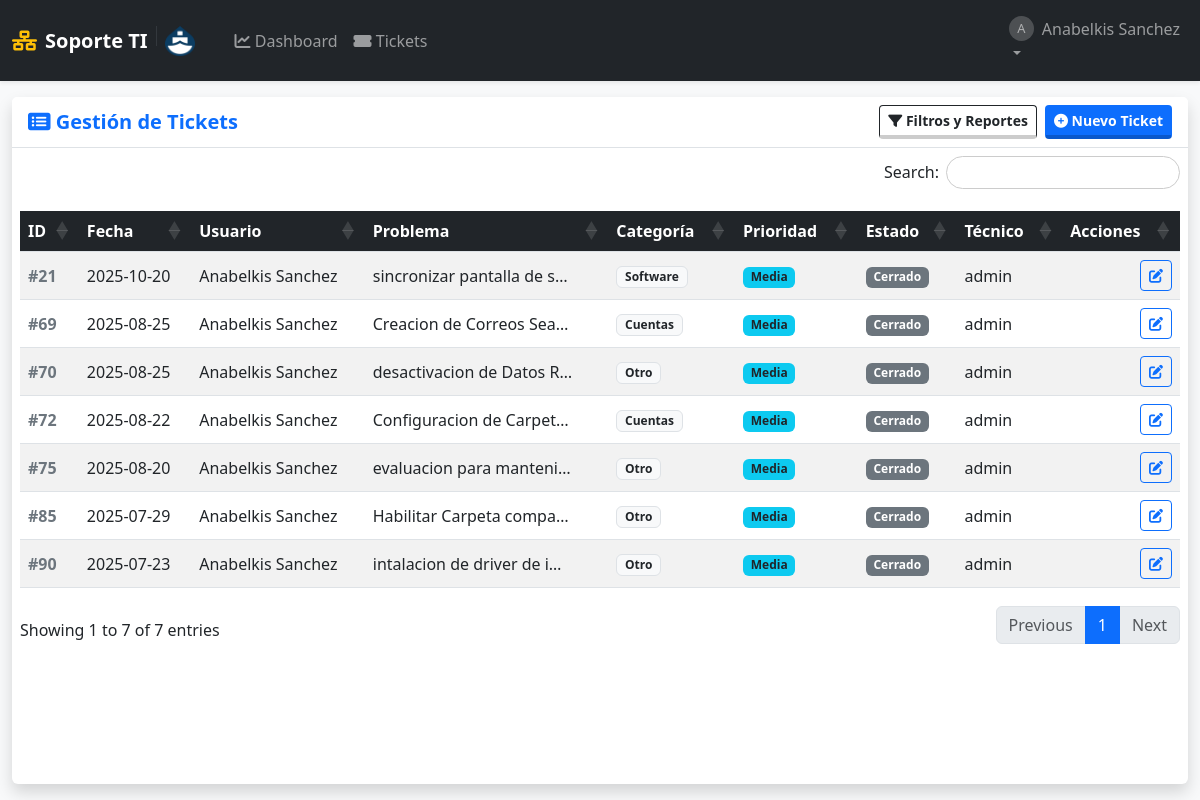
The page /soportes (signed in) on the database as committed earlier.
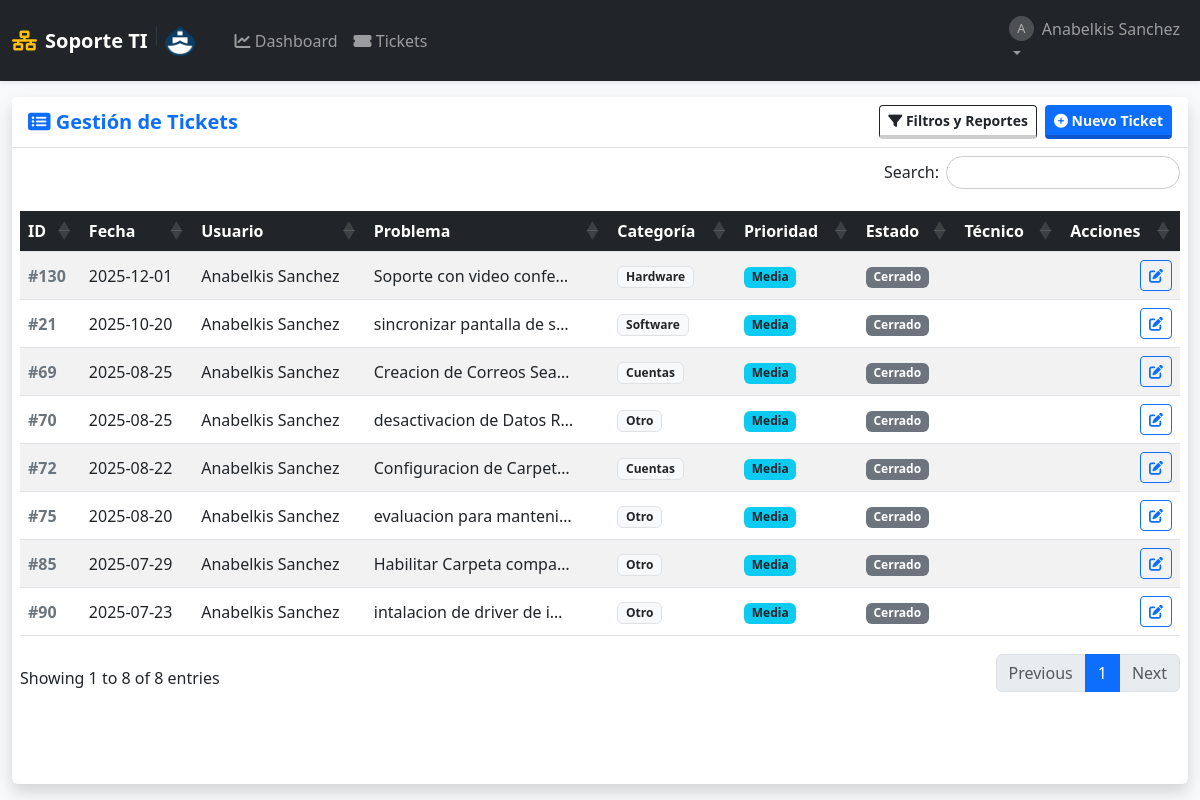
The same page on the database as committed later.
### tables this page shows
CREATE TABLE usuarios (
            id INTEGER PRIMARY KEY AUTOINCREMENT,
            username TEXT UNIQUE NOT NULL,
            email TEXT UNIQUE,
            password_hash TEXT NOT NULL,
            role TEXT NOT NULL DEFAULT 'user' CHECK(role IN ('admin', 'user', 'tecnico')),
            departamento TEXT,
            fecha_creacion TIMESTAMP DEFAULT CURRENT_TIMESTAMP
        );

CREATE TABLE soportes (
            id INTEGER PRIMARY KEY AUTOINCREMENT,
            fecha_creacion TIMESTAMP DEFAULT CURRENT_TIMESTAMP,
            
            usuario_id INTEGER NOT NULL,  -- Quién reporta
            tecnico_id INTEGER,           -- Quién atiende
            equipo_id INTEGER,            -- Equipo afectado (opcional)
            
            problema TEXT NOT NULL,
            descripcion_detallada TEXT,
            
            estado TEXT NOT NULL DEFAULT 'Abierto',
            prioridad TEXT NOT NULL DEFAULT 'Media',
            categoria TEXT NOT NULL DEFAULT 'Otro',
            
            solucion TEXT,
            fecha_inicio DATE,
            fecha_finalizacion DATE,
            
            FOREIGN KEY (usuario_id) REFERENCES usuarios (id) ON DELETE CASCADE,
            FOREIGN KEY (tecnico_id) REFERENCES usuarios (id) ON DELETE SET NULL,
            FOREIGN KEY (equipo_id) REFERENCES equipos (id) ON DELETE SET NULL
        );

### app.py (the view)
@app.route('/soportes')
@login_required
def lista_soportes():
    db = get_db()
    f_inicio = request.args.get('fecha_inicio')
    f_fin = request.args.get('fecha_fin')
    f_categoria = request.args.get('categoria')
    f_prioridad = request.args.get('prioridad')
    f_estado = request.args.get('estado')
    f_tecnico = request.args.get('tecnico_id')
    query = """
        SELECT s.*, u.username as nombre_usuario, t.username as nombre_tecnico
        FROM soportes s
        JOIN usuarios u ON s.usuario_id = u.id
        LEFT JOIN usuarios t ON s.tecnico_id = t.id
        WHERE 1=1
    """
    params = []
    if session['role'] == 'user':
        query += " AND s.usuario_id = ?"
        params.append(session['user_id'])
    if f_inicio and f_fin:
        query += " AND date(s.fecha_creacion) BETWEEN ? AND ?"
        params.extend([f_inicio, f_fin])
    if f_categoria and f_categoria != 'Todos':
        query += " AND s.categoria = ?"
        params.append(f_categoria)
    if f_prioridad and f_prioridad != 'Todos':
        query += " AND s.prioridad = ?"
        params.append(f_prioridad)
    if f_estado and f_estado != 'Todos':
        query += " AND s.estado = ?"
        params.append(f_estado)
    if f_tecnico and f_tecnico != 'Todos':
        query += " AND s.tecnico_id = ?"
        params.append(f_tecnico)
    query += """ ORDER BY CASE WHEN s.estado IN ('Abierto', 'En Proceso') THEN 0 ELSE 1 END ASC, s.fecha_creacion DESC """
    tickets = db.execute(query, params).fetchall()
    tecnicos = db.execute("SELECT id, username FROM usuarios WHERE role IN ('admin', 'tecnico')").fetchall()
    return render_template('lista_soportes.html', soportes=tickets, tecnicos=tecnicos, categorias=CATEGORIAS, prioridades=PRIORIDADES, estados=ESTADOS)

### app.py (called while the page is built)
def get_db():
    if 'db' not in g:
        g.db = sqlite3.connect(app.config['DB_FILE'])
        g.db.row_factory = sqlite3.Row
        g.db.execute("PRAGMA foreign_keys = ON")
    return g.db

def login_required(f):
    @wraps(f)
    def decorated_function(*args, **kwargs):
        if 'user_id' not in session:
            flash('Por favor, inicia sesión.', 'warning')
            return redirect(url_for('login'))
        return f(*args, **kwargs)
    return decorated_function

### templates/lista_soportes.html (shortened to what this page needs)
{% extends "layout.html" %}
{% block content %}
<div class="card shadow h-100 border-0">
    <div class="card-header bg-white py-2 border-bottom d-flex justify-content-between align-items-center">
        <h5 class="mb-0 text-primary fw-bold"><i class="fas fa-list-alt"></i> Gestión de Tickets</h5>
        <div class="d-flex gap-2">
            <button class="btn btn-outline-dark btn-sm" type="button" data-bs-toggle="collapse" data-bs-target="#panelFiltros">
                <i class="fas fa-filter"></i> Filtros y Reportes
            </button>
            <a href="{{ url_for('agregar') }}" class="btn btn-primary btn-sm">
                <i class="fas fa-plus-circle"></i> Nuevo Ticket
            </a>
        </div>
    </div>
    <div class="card-body p-2">
        <table class="table table-striped table-hover tabla-enterprise w-100 align-middle">
            <thead>
                <tr>
                    <th>ID</th>
                    <th>Fecha</th>
                    <th>Usuario</th>
                    <th>Problema</th>
                    <th>Categoría</th>
                    <th>Prioridad</th>
                    <th>Estado</th>
                    <th>Técnico</th>
                    <th>Acciones</th>
                </tr>
            </thead>
            <tbody>
                {% for soporte in soportes %}
                <tr>
                    <td class="fw-bold text-secondary">#{{ soporte.id }}</td>
                    <td data-order="{{ soporte.fecha_creacion }}">
                        {{ soporte.fecha_creacion[:10] }}
                    </td>
                    <td>{{ soporte.nombre_usuario }}</td>
                    <td title="{{ soporte.problema }}">
                        <div style="max-width: 200px; white-space: nowrap; overflow: hidden; text-overflow: ellipsis;">
                            {{ soporte.problema }}
                        </div>
                    </td>
                    <td><span class="badge bg-light text-dark border">{{ soporte.categoria }}</span></td>
                    <td>
                        {% if soporte.prioridad == 'Urgente' %}<span class="badge bg-danger">Urgente</span>
                        {% elif soporte.prioridad == 'Alta' %}<span class="badge bg-warning text-dark">Alta</span>
                        {% else %}<span class="badge bg-info text-dark">{{ soporte.prioridad }}</span>
                        {% endif %}
                    </td>
                    <td>
                        {% if soporte.estado == 'Abierto' %}<span class="badge bg-success">Abierto</span>
                        {% elif soporte.estado == 'En Proceso' %}<span class="badge bg-primary">En Proceso</span>
                        {% elif soporte.estado == 'Resuelto' %}<span class="badge bg-info">Resuelto</span>
                        {% else %}<span class="badge bg-secondary">Cerrado</span>
                        {% endif %}
                    </td>
                    <td>{{ soporte.nombre_tecnico or '' }}</td>
                    <td class="text-end">
                        <div class="d-flex gap-1 justify-content-end">
                            {% if session['role'] in ['admin', 'tecnico'] or session['user_id'] == soporte.usuario_id %}
                                <a href="{{ url_for('editar', ticket_id=soporte.id) }}" class="btn btn-outline-primary btn-sm" title="Ver/Editar">
                                    <i class="fas fa-edit"></i>
                                </a>
                            {% endif %}
                        </div>
                    </td>
                </tr>
                {% endfor %}
            </tbody>
        </table>
    </div>
</div>
{% endblock %}

### templates/layout.html (shortened to what this page needs)
<!DOCTYPE html>
<html lang="es">
<head>
    <link href="https://cdn.jsdelivr.net/npm/bootstrap@5.3.0/dist/css/bootstrap.min.css" rel="stylesheet">
    <link rel="stylesheet" href="https://cdnjs.cloudflare.com/ajax/libs/font-awesome/6.0.0/css/all.min.css">
    <link rel="stylesheet" href="https://cdn.datatables.net/1.13.4/css/dataTables.bootstrap5.min.css">
    <link rel="stylesheet" href="https://cdn.datatables.net/responsive/2.4.1/css/responsive.bootstrap5.min.css">
    <link rel="stylesheet" href="https://cdn.datatables.net/buttons/2.3.6/css/buttons.bootstrap5.min.css">
    <link rel="stylesheet" href="{{ url_for('static', filename='css/style.css') }}">
</head>
<body class="bg-light sap-mode">
    <nav class="navbar navbar-expand-lg navbar-dark bg-dark shadow-sm z-index-1000">
        <div class="container-fluid">
            <a class="navbar-brand fw-bold d-flex align-items-center" href="{{ url_for('dashboard') }}">
                <i class="fas fa-network-wired me-2 text-warning"></i>
                Soporte TI
                <img src="{{ url_for('static', filename='img/logo.png') }}" alt="Logo Empresa" height="30" class="d-inline-block align-text-top">
            </a>
            <div class="collapse navbar-collapse" id="navbarNav">
                {% if session.get('user_id') %}
                <ul class="navbar-nav me-auto ms-3">
                    <li class="nav-item">
                        <a class="nav-link" href="{{ url_for('dashboard') }}"><i class="fas fa-chart-line"></i> Dashboard</a>
                    </li>
                    <li class="nav-item">
                        <a class="nav-link" href="{{ url_for('lista_soportes') }}"><i class="fas fa-ticket-alt"></i> Tickets</a>
                    </li>
                </ul>
                <ul class="navbar-nav">
                    <li class="nav-item dropdown">
                        <a class="nav-link dropdown-toggle" href="#" data-bs-toggle="dropdown">
                            <div class="d-flex align-items-center">
                                <div class="avatar-circle-sm me-2">{{ session.get('username')[0].upper() }}</div>
                                {{ session.get('username') }}
                            </div>
                        </a>
                    </li>
                </ul>
                {% endif %}
            </div>
        </div>
    </nav>
    <main class="container-fluid py-3 main-container">
        {% block content %}{% endblock %}
    </main>
</body>
</html>

### static/css/style.css (style rules this page uses)
body.sap-mode { height: 100vh; display: flex; flex-direction: column; margin: 0; overflow: hidden; }
.main-container { flex: 1; overflow-y: auto; padding-bottom: 20px; width: 100%; }
.btn { transition: all 0.15s ease-in-out; border-bottom: 4px solid rgba(0,0,0,0.2) !important; font-weight: 600; }
.btn-outline-primary, .btn-outline-secondary, .btn-outline-danger { border-bottom: 1px solid currentColor !important; }
.avatar-circle-sm { width: 25px; height: 25px; background-color: #ffffff33; border-radius: 50%; text-align: center; line-height: 25px; font-size: 0.8em; }
table.dataTable thead th { background-color: #212529; color: white; position: sticky; top: 0; z-index: 10; }

Rows that differ between the two databases and show on the page:
added soportes: id "130", fecha_creacion "2025-12-01", nombre_usuario "Anabelkis Sanchez", problema "Soporte con video confe…", categoria "Hardware", prioridad "Media", estado "Cerrado"
changed soportes "Software": username "admin" → (not shown)
changed soportes "Creacion de Correos Sea…": username "admin" → (not shown)
changed soportes "desactivacion de Datos R…": username "admin" → (not shown)
changed soportes "Configuracion de Carpet…": username "admin" → (not shown)
changed soportes "evaluacion para manteni…": username "admin" → (not shown)
changed soportes "Habilitar Carpeta compa…": username "admin" → (not shown)
changed soportes "intalacion de driver de i…": username "admin" → (not shown)
Other text that changed with them:
text written by a page script: "Search: Showing 1 to 7 of 7 entries Previous 1 Next" → "Search: Showing 1 to 8 of 8 entries Previous 1 Next"
